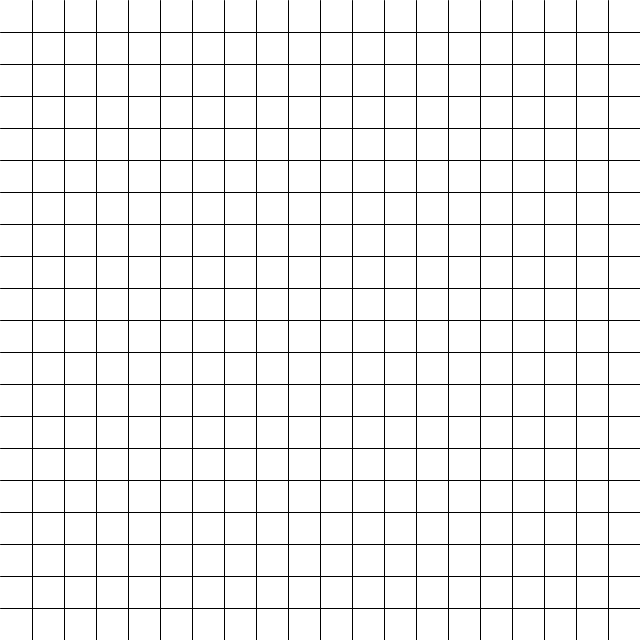
Frame 1 (no input)
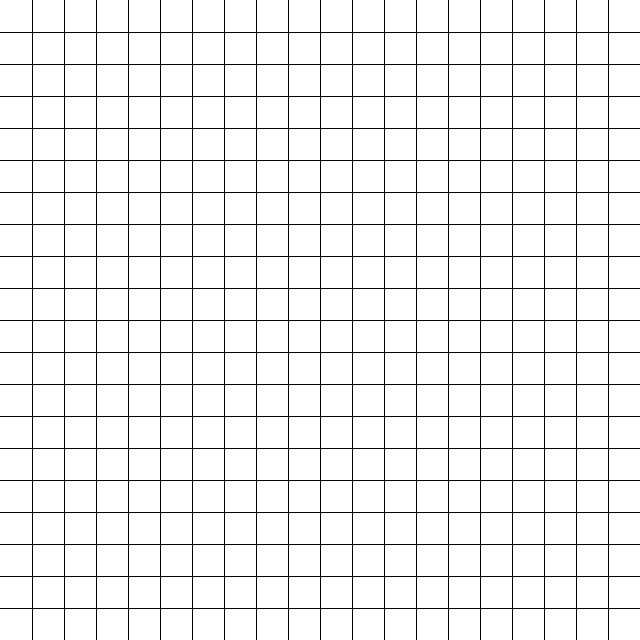
Frame 60 (the mouse pressed at the canvas centre just before this capture)
Frame 120 (the mouse held since frame 60 and released just before this capture): identical to frame 60, image omitted

The Processing sketch that drew these frames (run headless with seeded random() and noise(); from frame 60 on, the mouse is pressed at the canvas centre):

// Processing sketch: e02_siatka
// ── e02_siatka.pde
void setup() {
  size(640, 640);
  background(255);
  frameRate(30);
}

int size = 32;

void draw() {
  rysujSiatke();
}

void rysujSiatke() {
  for (int a = size; a < 640; a = a + size) {
    line(a, 0, a, 640);
    line(0, a, 640, a);
  }
}
